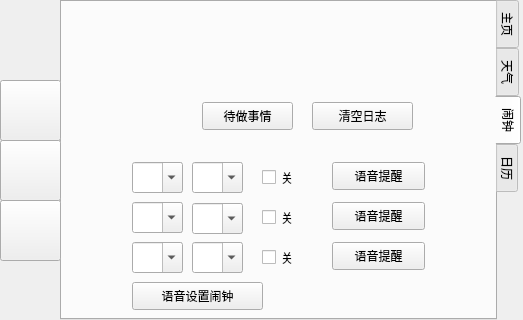
<?xml version="1.0" encoding="UTF-8"?>
<ui version="4.0">
 <class>Dialog</class>
 <widget class="QDialog" name="Dialog">
  <property name="geometry">
   <rect>
    <x>0</x>
    <y>0</y>
    <width>523</width>
    <height>320</height>
   </rect>
  </property>
  <property name="windowTitle">
   <string>Dialog</string>
  </property>
  <widget class="QTabWidget" name="MainTab">
   <property name="geometry">
    <rect>
     <x>60</x>
     <y>0</y>
     <width>461</width>
     <height>320</height>
    </rect>
   </property>
   <property name="tabPosition">
    <enum>QTabWidget::East</enum>
   </property>
   <property name="tabShape">
    <enum>QTabWidget::Rounded</enum>
   </property>
   <property name="currentIndex">
    <number>2</number>
   </property>
   <property name="iconSize">
    <size>
     <width>20</width>
     <height>20</height>
    </size>
   </property>
   <widget class="QWidget" name="Tab_Home">
    <attribute name="title">
     <string>主页</string>
    </attribute>
    <widget class="QLabel" name="TimeLabel">
     <property name="geometry">
      <rect>
       <x>10</x>
       <y>130</y>
       <width>241</width>
       <height>111</height>
      </rect>
     </property>
     <property name="font">
      <font>
       <family>FreeSans</family>
       <pointsize>50</pointsize>
      </font>
     </property>
     <property name="text">
      <string/>
     </property>
     <property name="alignment">
      <set>Qt::AlignCenter</set>
     </property>
    </widget>
    <widget class="QPushButton" name="pushButton_2">
     <property name="geometry">
      <rect>
       <x>347</x>
       <y>260</y>
       <width>45</width>
       <height>45</height>
      </rect>
     </property>
     <property name="sizePolicy">
      <sizepolicy hsizetype="Fixed" vsizetype="Fixed">
       <horstretch>0</horstretch>
       <verstretch>0</verstretch>
      </sizepolicy>
     </property>
     <property name="text">
      <string/>
     </property>
     <property name="icon">
      <iconset>
       <normaloff>V4Beta3_BgShutDownBtn_45x45.png</normaloff>V4Beta3_BgShutDownBtn_45x45.png</iconset>
     </property>
     <property name="iconSize">
      <size>
       <width>100</width>
       <height>100</height>
      </size>
     </property>
    </widget>
    <widget class="QPushButton" name="pushButton">
     <property name="geometry">
      <rect>
       <x>293</x>
       <y>260</y>
       <width>45</width>
       <height>45</height>
      </rect>
     </property>
     <property name="text">
      <string/>
     </property>
     <property name="icon">
      <iconset>
       <normaloff>V4Beta3_BgRefreshDownBtn_45x45.png</normaloff>V4Beta3_BgRefreshDownBtn_45x45.png</iconset>
     </property>
     <property name="iconSize">
      <size>
       <width>100</width>
       <height>100</height>
      </size>
     </property>
    </widget>
    <widget class="QLabel" name="label">
     <property name="geometry">
      <rect>
       <x>0</x>
       <y>0</y>
       <width>420</width>
       <height>320</height>
      </rect>
     </property>
     <property name="sizePolicy">
      <sizepolicy hsizetype="Fixed" vsizetype="Fixed">
       <horstretch>0</horstretch>
       <verstretch>0</verstretch>
      </sizepolicy>
     </property>
     <property name="font">
      <font>
       <pointsize>10</pointsize>
      </font>
     </property>
     <property name="text">
      <string/>
     </property>
     <property name="textFormat">
      <enum>Qt::RichText</enum>
     </property>
     <property name="pixmap">
      <pixmap>Ericwall 4 Beta3 - Home.png</pixmap>
     </property>
     <property name="scaledContents">
      <bool>true</bool>
     </property>
     <property name="alignment">
      <set>Qt::AlignCenter</set>
     </property>
     <property name="wordWrap">
      <bool>false</bool>
     </property>
    </widget>
    <widget class="QLabel" name="DateLabel">
     <property name="geometry">
      <rect>
       <x>30</x>
       <y>100</y>
       <width>221</width>
       <height>31</height>
      </rect>
     </property>
     <property name="font">
      <font>
       <pointsize>13</pointsize>
       <weight>50</weight>
       <bold>false</bold>
       <stylestrategy>PreferDefault</stylestrategy>
       <kerning>true</kerning>
      </font>
     </property>
     <property name="text">
      <string/>
     </property>
     <property name="alignment">
      <set>Qt::AlignCenter</set>
     </property>
    </widget>
    <widget class="QLabel" name="SecondLabel">
     <property name="geometry">
      <rect>
       <x>240</x>
       <y>190</y>
       <width>31</width>
       <height>31</height>
      </rect>
     </property>
     <property name="font">
      <font>
       <pointsize>12</pointsize>
       <weight>75</weight>
       <bold>true</bold>
      </font>
     </property>
     <property name="text">
      <string/>
     </property>
    </widget>
    <widget class="QPushButton" name="Tuling">
     <property name="geometry">
      <rect>
       <x>20</x>
       <y>270</y>
       <width>141</width>
       <height>28</height>
      </rect>
     </property>
     <property name="text">
      <string>图灵机器人对话</string>
     </property>
     <property name="icon">
      <iconset>
       <normaloff>robot.png</normaloff>robot.png</iconset>
     </property>
    </widget>
    <widget class="QLabel" name="label_2">
     <property name="geometry">
      <rect>
       <x>290</x>
       <y>100</y>
       <width>111</width>
       <height>31</height>
      </rect>
     </property>
     <property name="text">
      <string>室内温湿度</string>
     </property>
     <property name="alignment">
      <set>Qt::AlignCenter</set>
     </property>
    </widget>
    <widget class="QLabel" name="temHumiLabel">
     <property name="geometry">
      <rect>
       <x>300</x>
       <y>140</y>
       <width>101</width>
       <height>61</height>
      </rect>
     </property>
     <property name="text">
      <string/>
     </property>
    </widget>
    <widget class="QPushButton" name="temHumiBut">
     <property name="geometry">
      <rect>
       <x>310</x>
       <y>220</y>
       <width>81</width>
       <height>28</height>
      </rect>
     </property>
     <property name="text">
      <string>温湿度</string>
     </property>
     <property name="icon">
      <iconset>
       <normaloff>Temhumi.png</normaloff>Temhumi.png</iconset>
     </property>
    </widget>
    <zorder>label</zorder>
    <zorder>TimeLabel</zorder>
    <zorder>pushButton_2</zorder>
    <zorder>pushButton</zorder>
    <zorder>DateLabel</zorder>
    <zorder>SecondLabel</zorder>
    <zorder>Tuling</zorder>
    <zorder>label_2</zorder>
    <zorder>temHumiLabel</zorder>
    <zorder>temHumiBut</zorder>
   </widget>
   <widget class="QWidget" name="Tab_Weather">
    <attribute name="title">
     <string>天气</string>
    </attribute>
    <widget class="QLabel" name="ForecastToday">
     <property name="geometry">
      <rect>
       <x>300</x>
       <y>80</y>
       <width>91</width>
       <height>101</height>
      </rect>
     </property>
     <property name="font">
      <font>
       <family>FreeSans</family>
       <pointsize>13</pointsize>
      </font>
     </property>
     <property name="text">
      <string/>
     </property>
     <property name="alignment">
      <set>Qt::AlignRight|Qt::AlignTrailing|Qt::AlignVCenter</set>
     </property>
    </widget>
    <widget class="QLabel" name="ForecastNx_Temp">
     <property name="geometry">
      <rect>
       <x>276</x>
       <y>226</y>
       <width>91</width>
       <height>35</height>
      </rect>
     </property>
     <property name="font">
      <font>
       <family>FreeSans</family>
       <pointsize>14</pointsize>
      </font>
     </property>
     <property name="text">
      <string/>
     </property>
     <property name="alignment">
      <set>Qt::AlignRight|Qt::AlignTrailing|Qt::AlignVCenter</set>
     </property>
    </widget>
    <widget class="QLabel" name="Bg_Weather">
     <property name="geometry">
      <rect>
       <x>0</x>
       <y>0</y>
       <width>420</width>
       <height>320</height>
      </rect>
     </property>
     <property name="sizePolicy">
      <sizepolicy hsizetype="Fixed" vsizetype="Fixed">
       <horstretch>0</horstretch>
       <verstretch>0</verstretch>
      </sizepolicy>
     </property>
     <property name="font">
      <font>
       <pointsize>10</pointsize>
      </font>
     </property>
     <property name="text">
      <string/>
     </property>
     <property name="textFormat">
      <enum>Qt::RichText</enum>
     </property>
     <property name="pixmap">
      <pixmap>Ericwall 4 Beta3 - Weather.bmp</pixmap>
     </property>
     <property name="scaledContents">
      <bool>true</bool>
     </property>
     <property name="alignment">
      <set>Qt::AlignCenter</set>
     </property>
     <property name="wordWrap">
      <bool>false</bool>
     </property>
    </widget>
    <widget class="QLabel" name="WF_Location">
     <property name="geometry">
      <rect>
       <x>34</x>
       <y>68</y>
       <width>151</width>
       <height>31</height>
      </rect>
     </property>
     <property name="font">
      <font>
       <family>FreeSans</family>
       <pointsize>12</pointsize>
      </font>
     </property>
     <property name="text">
      <string/>
     </property>
     <property name="alignment">
      <set>Qt::AlignLeading|Qt::AlignLeft|Qt::AlignVCenter</set>
     </property>
    </widget>
    <widget class="QLabel" name="WF_Date">
     <property name="geometry">
      <rect>
       <x>34</x>
       <y>96</y>
       <width>151</width>
       <height>22</height>
      </rect>
     </property>
     <property name="font">
      <font>
       <pointsize>9</pointsize>
      </font>
     </property>
     <property name="text">
      <string/>
     </property>
    </widget>
    <widget class="QLabel" name="WF_Temp">
     <property name="geometry">
      <rect>
       <x>34</x>
       <y>192</y>
       <width>111</width>
       <height>61</height>
      </rect>
     </property>
     <property name="font">
      <font>
       <family>FreeSans</family>
       <pointsize>37</pointsize>
       <weight>50</weight>
       <bold>false</bold>
       <kerning>false</kerning>
      </font>
     </property>
     <property name="text">
      <string/>
     </property>
     <property name="alignment">
      <set>Qt::AlignLeading|Qt::AlignLeft|Qt::AlignVCenter</set>
     </property>
    </widget>
    <widget class="QLabel" name="WF_Status">
     <property name="geometry">
      <rect>
       <x>34</x>
       <y>251</y>
       <width>151</width>
       <height>31</height>
      </rect>
     </property>
     <property name="font">
      <font>
       <family>FreeSans</family>
       <pointsize>13</pointsize>
      </font>
     </property>
     <property name="text">
      <string/>
     </property>
     <property name="alignment">
      <set>Qt::AlignLeading|Qt::AlignLeft|Qt::AlignVCenter</set>
     </property>
    </widget>
    <widget class="QLabel" name="WF_Title">
     <property name="geometry">
      <rect>
       <x>194</x>
       <y>76</y>
       <width>81</width>
       <height>31</height>
      </rect>
     </property>
     <property name="font">
      <font>
       <family>FreeSans</family>
       <pointsize>11</pointsize>
      </font>
     </property>
     <property name="text">
      <string/>
     </property>
    </widget>
    <widget class="QLabel" name="WF_Title_2">
     <property name="geometry">
      <rect>
       <x>194</x>
       <y>102</y>
       <width>81</width>
       <height>31</height>
      </rect>
     </property>
     <property name="font">
      <font>
       <family>FreeSans</family>
       <pointsize>11</pointsize>
      </font>
     </property>
     <property name="text">
      <string/>
     </property>
    </widget>
    <widget class="QLabel" name="WF_Title_3">
     <property name="geometry">
      <rect>
       <x>194</x>
       <y>128</y>
       <width>81</width>
       <height>31</height>
      </rect>
     </property>
     <property name="font">
      <font>
       <family>FreeSans</family>
       <pointsize>11</pointsize>
      </font>
     </property>
     <property name="text">
      <string/>
     </property>
    </widget>
    <widget class="QLabel" name="WF_Title_4">
     <property name="geometry">
      <rect>
       <x>194</x>
       <y>154</y>
       <width>81</width>
       <height>31</height>
      </rect>
     </property>
     <property name="font">
      <font>
       <family>FreeSans</family>
       <pointsize>11</pointsize>
      </font>
     </property>
     <property name="text">
      <string/>
     </property>
    </widget>
    <widget class="QLabel" name="WF_Nx_Title">
     <property name="geometry">
      <rect>
       <x>213</x>
       <y>198</y>
       <width>51</width>
       <height>41</height>
      </rect>
     </property>
     <property name="font">
      <font>
       <pointsize>14</pointsize>
      </font>
     </property>
     <property name="text">
      <string/>
     </property>
     <property name="alignment">
      <set>Qt::AlignCenter</set>
     </property>
    </widget>
    <widget class="QLabel" name="WF_Nx_Time">
     <property name="geometry">
      <rect>
       <x>209</x>
       <y>226</y>
       <width>61</width>
       <height>41</height>
      </rect>
     </property>
     <property name="font">
      <font>
       <family>FreeSans</family>
       <pointsize>10</pointsize>
      </font>
     </property>
     <property name="text">
      <string/>
     </property>
     <property name="alignment">
      <set>Qt::AlignCenter</set>
     </property>
    </widget>
    <widget class="QLabel" name="ForecastNx_Status">
     <property name="geometry">
      <rect>
       <x>276</x>
       <y>202</y>
       <width>91</width>
       <height>31</height>
      </rect>
     </property>
     <property name="font">
      <font>
       <family>FreeSans</family>
       <pointsize>10</pointsize>
      </font>
     </property>
     <property name="text">
      <string/>
     </property>
     <property name="alignment">
      <set>Qt::AlignRight|Qt::AlignTrailing|Qt::AlignVCenter</set>
     </property>
    </widget>
    <widget class="QPushButton" name="RefreshButton">
     <property name="geometry">
      <rect>
       <x>368</x>
       <y>9</y>
       <width>40</width>
       <height>40</height>
      </rect>
     </property>
     <property name="sizePolicy">
      <sizepolicy hsizetype="Expanding" vsizetype="Expanding">
       <horstretch>0</horstretch>
       <verstretch>0</verstretch>
      </sizepolicy>
     </property>
     <property name="text">
      <string/>
     </property>
     <property name="icon">
      <iconset>
       <normaloff>V4Beta3_BgRefreshDownBtn_45x45.png</normaloff>V4Beta3_BgRefreshDownBtn_45x45.png</iconset>
     </property>
     <property name="iconSize">
      <size>
       <width>80</width>
       <height>80</height>
      </size>
     </property>
    </widget>
    <zorder>Bg_Weather</zorder>
    <zorder>ForecastToday</zorder>
    <zorder>WF_Location</zorder>
    <zorder>WF_Date</zorder>
    <zorder>WF_Temp</zorder>
    <zorder>WF_Status</zorder>
    <zorder>WF_Title</zorder>
    <zorder>WF_Title_2</zorder>
    <zorder>WF_Title_3</zorder>
    <zorder>WF_Title_4</zorder>
    <zorder>WF_Nx_Title</zorder>
    <zorder>WF_Nx_Time</zorder>
    <zorder>ForecastNx_Status</zorder>
    <zorder>ForecastNx_Temp</zorder>
    <zorder>RefreshButton</zorder>
   </widget>
   <widget class="QWidget" name="tab_Setting">
    <attribute name="title">
     <string>闹钟</string>
    </attribute>
    <widget class="QLabel" name="Bg_About">
     <property name="geometry">
      <rect>
       <x>0</x>
       <y>0</y>
       <width>420</width>
       <height>321</height>
      </rect>
     </property>
     <property name="sizePolicy">
      <sizepolicy hsizetype="Fixed" vsizetype="Fixed">
       <horstretch>0</horstretch>
       <verstretch>0</verstretch>
      </sizepolicy>
     </property>
     <property name="font">
      <font>
       <pointsize>10</pointsize>
      </font>
     </property>
     <property name="text">
      <string/>
     </property>
     <property name="textFormat">
      <enum>Qt::RichText</enum>
     </property>
     <property name="pixmap">
      <pixmap>Ericwall 4 Beta3 - About.bmp</pixmap>
     </property>
     <property name="scaledContents">
      <bool>true</bool>
     </property>
     <property name="alignment">
      <set>Qt::AlignCenter</set>
     </property>
     <property name="wordWrap">
      <bool>false</bool>
     </property>
    </widget>
    <widget class="QComboBox" name="HourBox1">
     <property name="geometry">
      <rect>
       <x>70</x>
       <y>160</y>
       <width>51</width>
       <height>31</height>
      </rect>
     </property>
     <property name="editable">
      <bool>true</bool>
     </property>
     <property name="currentText">
      <string/>
     </property>
     <property name="maxVisibleItems">
      <number>5</number>
     </property>
     <property name="maxCount">
      <number>24</number>
     </property>
    </widget>
    <widget class="QComboBox" name="MinuteBox1">
     <property name="geometry">
      <rect>
       <x>130</x>
       <y>160</y>
       <width>51</width>
       <height>31</height>
      </rect>
     </property>
     <property name="editable">
      <bool>true</bool>
     </property>
     <property name="currentText">
      <string/>
     </property>
     <property name="maxVisibleItems">
      <number>5</number>
     </property>
     <property name="maxCount">
      <number>60</number>
     </property>
    </widget>
    <widget class="QComboBox" name="HourBox2">
     <property name="geometry">
      <rect>
       <x>70</x>
       <y>200</y>
       <width>51</width>
       <height>31</height>
      </rect>
     </property>
     <property name="editable">
      <bool>true</bool>
     </property>
     <property name="currentText">
      <string/>
     </property>
     <property name="maxVisibleItems">
      <number>5</number>
     </property>
     <property name="maxCount">
      <number>60</number>
     </property>
    </widget>
    <widget class="QLabel" name="Things">
     <property name="geometry">
      <rect>
       <x>140</x>
       <y>60</y>
       <width>251</width>
       <height>31</height>
      </rect>
     </property>
     <property name="text">
      <string/>
     </property>
     <property name="wordWrap">
      <bool>true</bool>
     </property>
    </widget>
    <widget class="QLabel" name="Clock1">
     <property name="geometry">
      <rect>
       <x>20</x>
       <y>160</y>
       <width>51</width>
       <height>31</height>
      </rect>
     </property>
     <property name="text">
      <string/>
     </property>
     <property name="pixmap">
      <pixmap>clock .png</pixmap>
     </property>
    </widget>
    <widget class="QLabel" name="Clock2">
     <property name="geometry">
      <rect>
       <x>20</x>
       <y>200</y>
       <width>51</width>
       <height>31</height>
      </rect>
     </property>
     <property name="text">
      <string/>
     </property>
     <property name="pixmap">
      <pixmap>clock .png</pixmap>
     </property>
    </widget>
    <widget class="QLabel" name="Clock3">
     <property name="geometry">
      <rect>
       <x>20</x>
       <y>240</y>
       <width>51</width>
       <height>31</height>
      </rect>
     </property>
     <property name="text">
      <string/>
     </property>
     <property name="pixmap">
      <pixmap>clock .png</pixmap>
     </property>
    </widget>
    <widget class="QPushButton" name="toDoBut">
     <property name="geometry">
      <rect>
       <x>140</x>
       <y>100</y>
       <width>91</width>
       <height>28</height>
      </rect>
     </property>
     <property name="text">
      <string>待做事情</string>
     </property>
     <property name="icon">
      <iconset>
       <normaloff>things.png</normaloff>things.png</iconset>
     </property>
    </widget>
    <widget class="QComboBox" name="MinuteBox2">
     <property name="geometry">
      <rect>
       <x>130</x>
       <y>201</y>
       <width>51</width>
       <height>31</height>
      </rect>
     </property>
     <property name="editable">
      <bool>true</bool>
     </property>
     <property name="maxVisibleItems">
      <number>5</number>
     </property>
    </widget>
    <widget class="QComboBox" name="HourBox3">
     <property name="geometry">
      <rect>
       <x>70</x>
       <y>240</y>
       <width>51</width>
       <height>31</height>
      </rect>
     </property>
     <property name="editable">
      <bool>true</bool>
     </property>
     <property name="maxVisibleItems">
      <number>5</number>
     </property>
    </widget>
    <widget class="QComboBox" name="MinuteBox3">
     <property name="geometry">
      <rect>
       <x>130</x>
       <y>240</y>
       <width>51</width>
       <height>31</height>
      </rect>
     </property>
     <property name="editable">
      <bool>true</bool>
     </property>
     <property name="maxVisibleItems">
      <number>5</number>
     </property>
    </widget>
    <widget class="QCheckBox" name="checkBox1">
     <property name="geometry">
      <rect>
       <x>200</x>
       <y>160</y>
       <width>41</width>
       <height>31</height>
      </rect>
     </property>
     <property name="text">
      <string>关</string>
     </property>
    </widget>
    <widget class="QCheckBox" name="checkBox2">
     <property name="geometry">
      <rect>
       <x>200</x>
       <y>200</y>
       <width>41</width>
       <height>31</height>
      </rect>
     </property>
     <property name="text">
      <string>关</string>
     </property>
    </widget>
    <widget class="QCheckBox" name="checkBox3">
     <property name="geometry">
      <rect>
       <x>200</x>
       <y>240</y>
       <width>41</width>
       <height>31</height>
      </rect>
     </property>
     <property name="text">
      <string>关</string>
     </property>
    </widget>
    <widget class="QPushButton" name="deleteLog">
     <property name="geometry">
      <rect>
       <x>250</x>
       <y>100</y>
       <width>101</width>
       <height>28</height>
      </rect>
     </property>
     <property name="text">
      <string>清空日志</string>
     </property>
     <property name="icon">
      <iconset>
       <normaloff>delete.png</normaloff>delete.png</iconset>
     </property>
    </widget>
    <widget class="QPushButton" name="voiceNotes1">
     <property name="geometry">
      <rect>
       <x>270</x>
       <y>160</y>
       <width>93</width>
       <height>28</height>
      </rect>
     </property>
     <property name="text">
      <string>语音提醒</string>
     </property>
     <property name="icon">
      <iconset>
       <normaloff>one.png</normaloff>one.png</iconset>
     </property>
    </widget>
    <widget class="QPushButton" name="Voice">
     <property name="geometry">
      <rect>
       <x>70</x>
       <y>280</y>
       <width>131</width>
       <height>28</height>
      </rect>
     </property>
     <property name="text">
      <string>语音设置闹钟</string>
     </property>
     <property name="icon">
      <iconset>
       <normaloff>voice.png</normaloff>voice.png</iconset>
     </property>
    </widget>
    <widget class="QPushButton" name="voiceNotes2">
     <property name="geometry">
      <rect>
       <x>270</x>
       <y>200</y>
       <width>93</width>
       <height>28</height>
      </rect>
     </property>
     <property name="text">
      <string>语音提醒</string>
     </property>
     <property name="icon">
      <iconset>
       <normaloff>two.png</normaloff>two.png</iconset>
     </property>
    </widget>
    <widget class="QPushButton" name="voiceNotes3">
     <property name="geometry">
      <rect>
       <x>270</x>
       <y>240</y>
       <width>93</width>
       <height>28</height>
      </rect>
     </property>
     <property name="text">
      <string>语音提醒</string>
     </property>
     <property name="icon">
      <iconset>
       <normaloff>three.png</normaloff>three.png</iconset>
     </property>
    </widget>
    <widget class="QLabel" name="Clock4">
     <property name="geometry">
      <rect>
       <x>20</x>
       <y>280</y>
       <width>51</width>
       <height>31</height>
      </rect>
     </property>
     <property name="text">
      <string/>
     </property>
     <property name="pixmap">
      <pixmap>clock .png</pixmap>
     </property>
    </widget>
   </widget>
   <widget class="QWidget" name="tab_Calendar">
    <attribute name="title">
     <string>日历</string>
    </attribute>
    <widget class="QCalendarWidget" name="calendarWidget">
     <property name="geometry">
      <rect>
       <x>0</x>
       <y>0</y>
       <width>431</width>
       <height>271</height>
      </rect>
     </property>
     <property name="gridVisible">
      <bool>true</bool>
     </property>
    </widget>
    <widget class="QLabel" name="showdata">
     <property name="geometry">
      <rect>
       <x>0</x>
       <y>275</y>
       <width>141</width>
       <height>41</height>
      </rect>
     </property>
     <property name="text">
      <string/>
     </property>
    </widget>
   </widget>
  </widget>
  <widget class="QPushButton" name="HomeBtn">
   <property name="geometry">
    <rect>
     <x>0</x>
     <y>80</y>
     <width>61</width>
     <height>61</height>
    </rect>
   </property>
   <property name="sizePolicy">
    <sizepolicy hsizetype="Fixed" vsizetype="Fixed">
     <horstretch>0</horstretch>
     <verstretch>0</verstretch>
    </sizepolicy>
   </property>
   <property name="layoutDirection">
    <enum>Qt::LeftToRight</enum>
   </property>
   <property name="text">
    <string/>
   </property>
   <property name="icon">
    <iconset>
     <normaloff>V4Beta3_HomeBtn_60x60.png</normaloff>V4Beta3_HomeBtn_60x60.png</iconset>
   </property>
   <property name="iconSize">
    <size>
     <width>120</width>
     <height>120</height>
    </size>
   </property>
   <property name="checked">
    <bool>false</bool>
   </property>
  </widget>
  <widget class="QPushButton" name="WeatherBtn">
   <property name="geometry">
    <rect>
     <x>0</x>
     <y>140</y>
     <width>61</width>
     <height>61</height>
    </rect>
   </property>
   <property name="text">
    <string/>
   </property>
   <property name="icon">
    <iconset>
     <normaloff>V4Beta3_WeatherBtn_60x60.png</normaloff>V4Beta3_WeatherBtn_60x60.png</iconset>
   </property>
   <property name="iconSize">
    <size>
     <width>120</width>
     <height>120</height>
    </size>
   </property>
  </widget>
  <widget class="QPushButton" name="AboutBtn">
   <property name="geometry">
    <rect>
     <x>0</x>
     <y>200</y>
     <width>61</width>
     <height>61</height>
    </rect>
   </property>
   <property name="text">
    <string/>
   </property>
   <property name="icon">
    <iconset>
     <normaloff>V4Beta3_AboutBtn_60x60.png</normaloff>V4Beta3_AboutBtn_60x60.png</iconset>
   </property>
   <property name="iconSize">
    <size>
     <width>120</width>
     <height>120</height>
    </size>
   </property>
  </widget>
  <widget class="QLabel" name="LeftSlide">
   <property name="geometry">
    <rect>
     <x>0</x>
     <y>0</y>
     <width>63</width>
     <height>320</height>
    </rect>
   </property>
   <property name="text">
    <string/>
   </property>
   <property name="pixmap">
    <pixmap resource="Pictures.qrc">:/Bg/Left_Slide.bmp</pixmap>
   </property>
   <property name="scaledContents">
    <bool>true</bool>
   </property>
  </widget>
  <zorder>LeftSlide</zorder>
  <zorder>MainTab</zorder>
  <zorder>HomeBtn</zorder>
  <zorder>WeatherBtn</zorder>
  <zorder>AboutBtn</zorder>
 </widget>
 <resources>
  <include location="Pictures.qrc"/>
 </resources>
 <connections>
  <connection>
   <sender>pushButton_2</sender>
   <signal>clicked()</signal>
   <receiver>Dialog</receiver>
   <slot>close()</slot>
   <hints>
    <hint type="sourcelabel">
     <x>387</x>
     <y>287</y>
    </hint>
    <hint type="destinationlabel">
     <x>239</x>
     <y>159</y>
    </hint>
   </hints>
  </connection>
 </connections>
 <slots>
  <slot>clearResult()</slot>
  <slot>QueryWeather()</slot>
  <slot>ForecastWeather()</slot>
  <slot>TabToHome()</slot>
  <slot>TabToWeather()</slot>
  <slot>TabToAbout()</slot>
  <slot>RefreshTimeLabels()</slot>
 </slots>
</ui>
